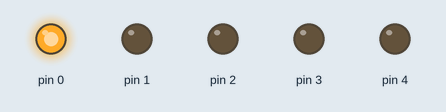
Recording of a sketch running on a simulated Arduino Uno, built with avr-gcc and run on an emulated ATmega328P. Shown: output pins drawn as LEDs (lit = HIGH).

Above: at 0.2 s.
At 1.2 s:
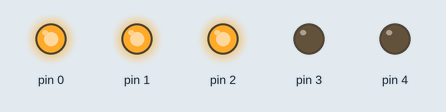
At 1.7 s:
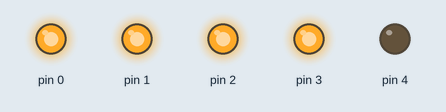
At 2.7 s:
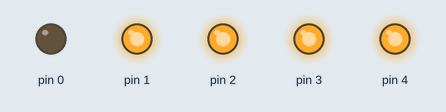
At 4.2 s:
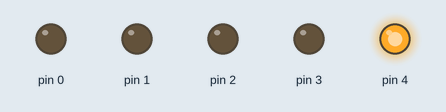
At 5.7 s:
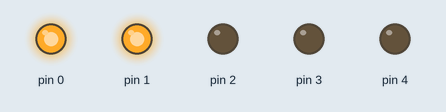
Timing chart, 0 to 6.5 s (numbered marks = the images above):
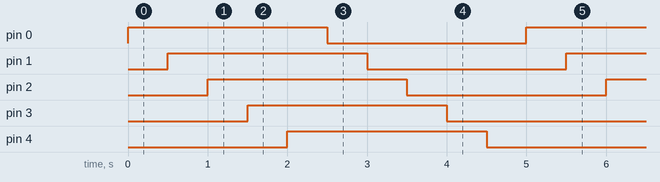

Measured:
- by itself, pin 0–4: alternates HIGH for 2.5 s and LOW for 2.5 s
- by itself, everything shown: repeats every 5.0 s, in 10 steps

The sketch:

relojattiny.ino
```cpp
/*
#include <avr/io.h>
#include <avr/interrupt.h>


byte outpin = 1;
bool outvalue = 0;
*/


void setup() {
/*
  cli();  // disable global interrupts
     TCCR1 = 0;  // set all bits in TCCR1 register to 0
     // 244 count, match every 2.00 secs, 8MHz clock, prescaller @ 16,384
     OCR1A = 244;
     // clear timer on compare match
     TCCR1 |= (1 << CTC1);
     // set CS10, CS11,CS12, and CS13 bits for 16,384 prescaler
     TCCR1 |= (1 << CS10);
     TCCR1 |= (1 << CS11);
     TCCR1 |= (1 << CS12);
     TCCR1 |= (1 << CS13);
     // reset Timer/Counter prescaler
     GTCCR |= (1 << PSR1);
     // Zero (Reset) Timer1 8-bit up counter value
     TCNT1 = 0;
     // enable Timer1 compare interrupt
     TIMSK |= (1 << OCIE1A);
     // enable global interrupts
     sei();
*/
  for (int i = 0; i < 5; i++)
  {
    pinMode(i, OUTPUT);
  }
  //pinMode(outpin, OUTPUT);


}

int mytime = 500;

void loop() {

  for (int i = 0; i < 5; i++)
  {
    digitalWrite(i, HIGH);
    delay(mytime);
  }

  for (int i = 0; i < 5; i++)
  {
    digitalWrite(i, LOW);
    delay(mytime);
  }

}


/*
ISR(TIMER1_COMPA_vect)//timer1 interrupt 1Hz toggles pin 13 (LED)
{
  if (outvalue)
  {
    digitalWrite(outpin,outvalue);
    outvalue = 0;
  }
  else
  {
    digitalWrite(outpin,outvalue);
    outvalue = 1;
  }
}
*/
```
